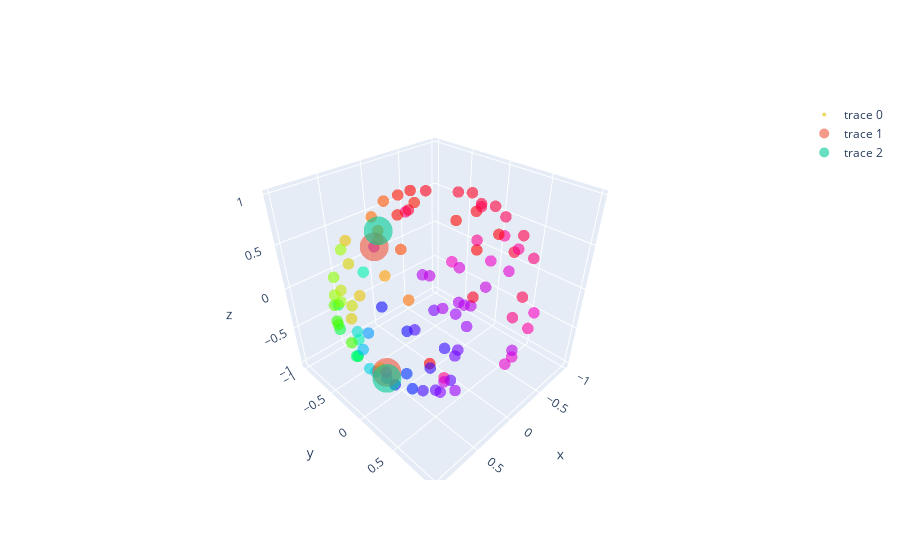

Notebook code for this chart:
### Code cell
# 2222222222222

L = [4,59,60,26]


 # WRITE OUTPUT HERE

ok = output + ".csv"
df = pd.read_csv(ok)
ok = start_end_ + ".csv"
start_end_1 = pd.read_csv(ok)

x = df.iloc[:,0]
y = df.iloc[:,1]
z = df.iloc[:,2]
c_1 = df.iloc[:,3]
co_1 = np.mod(c_1,1.0)


ok = output + "double"+ ".csv"
df = pd.read_csv(ok)
#ok = start_end_ + ".csv"
#start_end_1 = pd.read_csv(ok)

#x = df.iloc[:,0]
#y = df.iloc[:,1]
#z = df.iloc[:,2]
c_2 = df.iloc[:,3]
co_2 = np.mod(c_2,1.0)



fig = go.Figure(data=[go.Scatter3d(
    x=x,
    y=y,
    z=z,
    mode='markers',
    text = [str(i) for i in co_1],
    #text = [str(x) for x in d],
    marker=dict(
        size=4,
        color = np.mod(co_1,1.0),             # set color to an array/list of desired values
        colorscale='HSV',
        # choose a colorscale
        opacity=0.6
    )
)])

fig.add_trace(
    go.Scatter3d(
    x = df.iloc[L[:2]].iloc[:,0],
    y = df.iloc[L[:2]].iloc[:,1],
    z = df.iloc[L[:2]].iloc[:,2], mode = "markers",
      
      marker=dict(
        #c = "black",
        size=10,
        color = 0,             # set color to an array/list of desired values
        colorscale='magma',
        # choose a colorscale
        opacity=0.6
    )))


fig.add_trace(
    go.Scatter3d(
    x = df.iloc[L[2:]].iloc[:,0],
    y = df.iloc[L[2:]].iloc[:,1],
    z = df.iloc[L[2:]].iloc[:,2], mode = "markers",
      
      marker=dict(
        #color = "black",
        size=10,
        color = 1,             # set color to an array/list of desired values
        colorscale='magma',
        # choose a colorscale
        opacity=0.6
    )))


fig.show()
